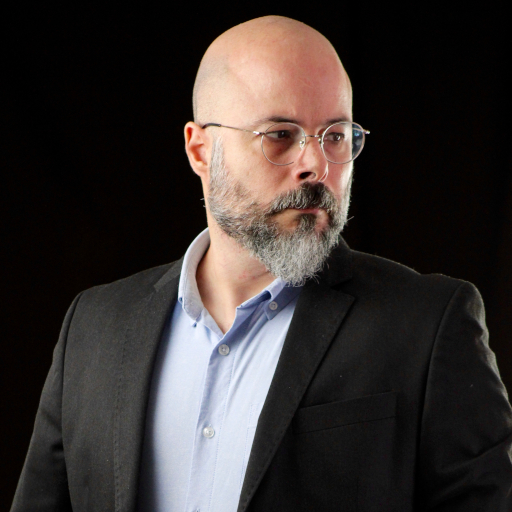
#> input picture 301-Sistema/002-PIL/josevicente.jpg, 512 x 512 px
$ python 006-reuido.py
#> lines starting #> are read from the running program, lines starting #| are printed output that depends on the picture
import PIL.Image
import random

imagen = PIL.Image.open("josevicente.jpg")
#> imagen is the input picture: PIL image 512x512 RGB; mean R, G, B 57.2, 50.7, 48.7

print(imagen.size)
#| (512, 512)
anchura =imagen.size[0]
#> anchura = 512
altura =imagen.size[1]
#> altura = 512
print("anchura: "+str(anchura)+",altura: "+str(altura))
#| anchura: 512,altura: 512
pixeles = imagen.load()
print(pixeles[0,0])
#| (0, 0, 0)
for x in range(0,anchura):
    for y in range(0,altura):
        #print(pixeles[x,y])
        pixeles[x,y] = (
            random.randint(0, 255),
            random.randint(0, 255),
            random.randint(0, 255)
            )

imagen.save("josevicente2.jpg")
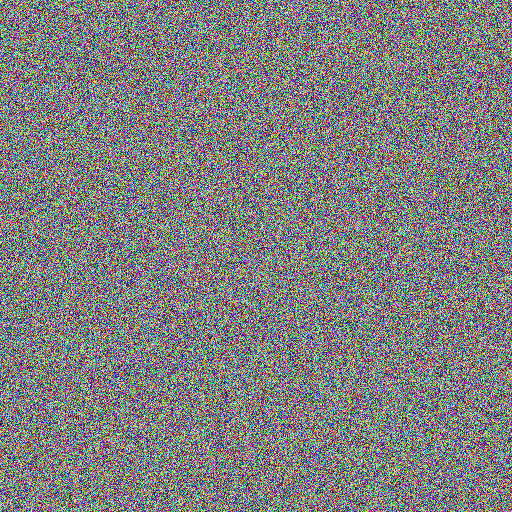
#> saved as josevicente2.jpg: PIL image 512x512 RGB; mean R, G, B 127.5, 127.3, 127.4
